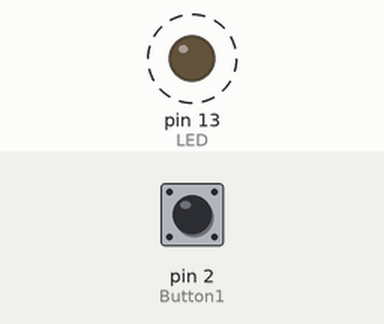
Simulated run of this sketch. Board: Arduino Uno, built with avr-gcc and run on an emulated ATmega328P. Shown: output pins drawn as LEDs (lit = HIGH). Dashed ring = blinking. The test bench sets the inputs (shaded band); at power-on: pin 2 (Button1) HIGH.

Above: at 7.6 s.
Timing chart, 0 to 11.7 s (numbered marks = the images above):
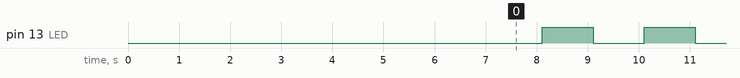

The sketch:

menu_1.ino
```cpp
/*
	Use an Uno and Sparkfun Serial-enabled 4x20 character LCD display LCD-09568

	Connect D4 from Uno to RX pin of LCD display

	Connect pushbutton between D2 and ground


	Serial LCD positioning codes (send mySerial.write(254) first to initiate cursor move)
position 	1 		2 		3 		4 		5 		6 		7 		8 		9 		10 	11 	12 	13 	14 	15 	16
line 1 		128 	129 	130 	131 	132 	133 	134 	135 	136 	137 	138 	139 	140 	141 	142 	143
line 2 		192 	193 	194 	195 	196 	197 	198 	199 	200 	201 	202 	203 	204 	205 	206 	207


*/

#include <SoftwareSerial.h>

#define Button1 2 // Uno pin D2
#define LED 13 // use built-in LED on pin 13

SoftwareSerial mySerial(3,4); // pin 4 = TX, pin 3 = RX (unused)

int flashrate = 1; // initial flash rate, 1 Hz
int flashdelay = 0; // convert flash rate into a ms delay value
char buf[4]; // for ASCII conversion of flashrate

void setup(){
	pinMode(LED, OUTPUT); // turn LED pin to output
	pinMode(Button1, INPUT_PULLUP); // make button input, use internal pullup resistor

	mySerial.begin(9600);
	delay(600); // needed to let Serial LCD boot up
	mySerial.write(254); mySerial.write(0x01); // clear screen command

	delay(1000);
	mySerial.write(254);mySerial.write(128); // position cursor on 1st line
	mySerial.write("Choose a flash rate");
	mySerial.write(254);mySerial.write(192); // position cursor on 2nd line

	// The SerialLCD can only print ASCII representations of characters, rather than
	// numeric variables, so all numeric variables must first be converted to ASCII
	// equivalents.
	// Use the Integer TO Ascii function itoa() to convert flashrate into ASCII
	// The value gets stored in the buffer 'buf', and the 3rd argument says to do a
	// base10 conversion
	itoa(flashrate, buf, 10);
	mySerial.write(buf); // display ASCII flash rate stored in buf
	mySerial.write(254);mySerial.write(195); // position cursor
	mySerial.write("Hz");
	delay(1000);

	flashdelay = flashRateFunc(); // call the flashRateFunc to choose a flash rate

	// clear screen after returning with new flashrate
	mySerial.write(254); mySerial.write(0x01); // clear screen command
	mySerial.write(254);mySerial.write(128); // position cursor on 1st line
	// Use the itoa function once again to write out the flashrate value
	mySerial.write(itoa(flashrate,buf,10));
	mySerial.write("Hz");
}

void loop() {
	delay(flashdelay);
	digitalWrite(LED, !( digitalRead(LED) ) ); // toggle LED

}

//************************************************************
// flashRateFunc allows the user to press Button1 and choose a
// new flash rate. The returned value is the delay in milliseconds
// needed to create the desired flash rate (in Hz).
int flashRateFunc(void) {
	// the global variable flashrate was defined earlier. Here we will
	// change its value and return that to the main loop
	byte buttonValue1;
	byte buttonValue2;
	byte buttonState;

	long startTime = millis(); // Get start time for this loop
	buttonState = digitalRead(Button1); // get current state of button (probably HIGH)

	// Go into a loop that lasts at least 3 seconds to give the user time to punch button
	while (millis() <= startTime + 3000) // while millis is less than 3 sec from startTime
	{
		buttonValue1 = digitalRead(Button1);
		delay(10); // perform a crude debounce by checking button twice over 10ms
		buttonValue2 = digitalRead(Button1);
		if (buttonValue1 == buttonValue2) // make sure button is stable
		{
			if (buttonValue1 != buttonState) // make sure button has changed
			{
				if (buttonValue1 == LOW) // if button is pressed
				{
					if (flashrate < 64)
					{
						flashrate = flashrate * 2; // double flashrate
					}
					else if (flashrate >= 64)
					{
						// Reset the flashrate back to 1
						flashrate = 1;
						// Flash rates above 64 become hard to see, so there's
						// no point in flashing faster
					}
					// Now update the displayed flashrate
					mySerial.write(254);mySerial.write(192);
					mySerial.write("   "); // write 3 blank spaces to clear number
					mySerial.write(254);mySerial.write(192);
					mySerial.write(itoa(flashrate,buf,10)); // display flash rate
					// Now update startTime to give user time to press button again
					startTime = millis();
				}
			}
			buttonState = buttonValue1; // updated buttonState so that only changes
			// in button status are registered (forcing button to be released between
			// registered presses).
		}

	} // end of while loop
		// At this point the while loop has timed out
		mySerial.write(254); mySerial.write(148); // position at start of 3rd line
		mySerial.write("Storing");
		delay(400);
		for (int i = 0; i <= 2; i++) {
			mySerial.write(".");
			delay(350);
		}
	// Calculate the necessary delay for the user's flash rate
	// flashrate = 1 = 1000ms delay
	// flashrate = 100 = 10 ms delay
	flashdelay = 1000 / flashrate;
	return flashdelay;

} // end of flashRateFunc
```

Measured:
- by itself, pin 13 (LED): alternates HIGH for 1.0 s and LOW for 1.0 s
